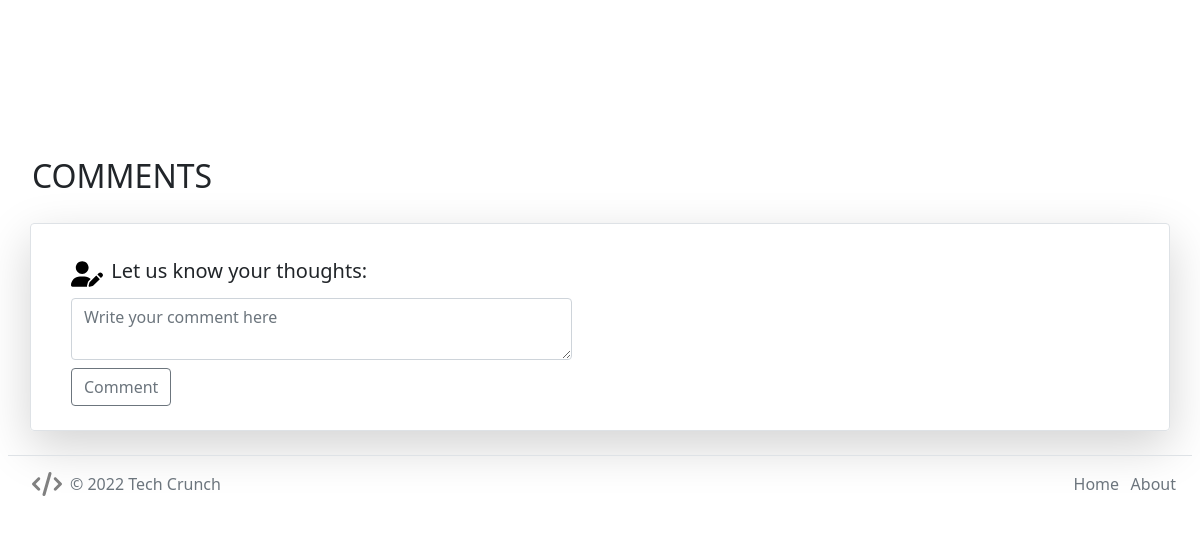
Before: /blogs/6 (lower part) with the older database file.
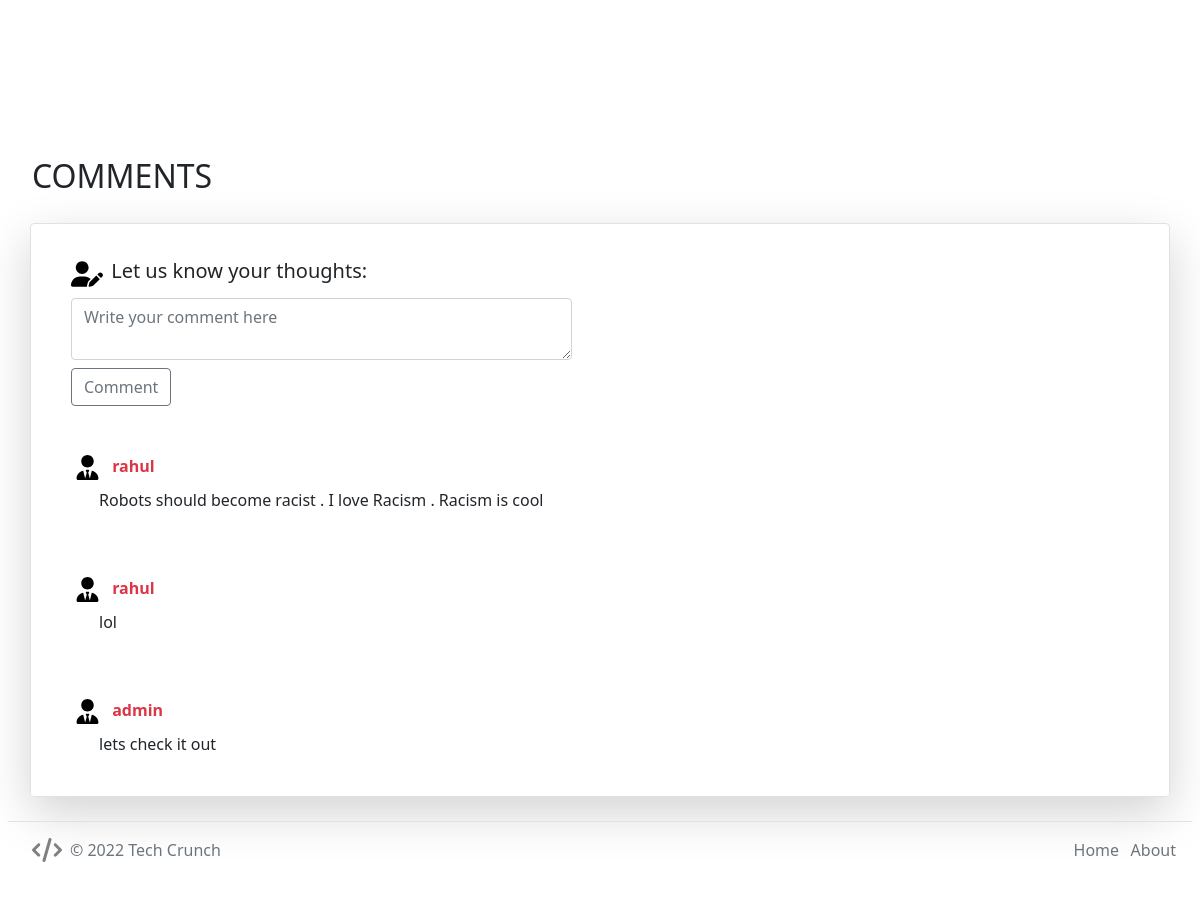
After: the same page with the newer database file.
### blogs/models.py (models this page shows, shortened)
class Comment(models.Model):
    sno = models.AutoField(primary_key=True)
    user = models.ForeignKey(User, on_delete=models.CASCADE)
    blog = models.ForeignKey(Blog, on_delete=models.CASCADE)
    data = models.TextField()

### blogs/views.py (the view, shortened to what this page needs)
# urls.py: path('blogs/<int:id>' , blog_detail_view , name = 'blogs'),
def blog_detail_view(request , id):
    blog = Blog.objects.get(id = id)
    comments = Comment.objects.filter(blog=blog)
    context = {
        "blog" : blog,
        "comments" : comments
    }
    return render(request , "blog_detail.html" , context = context)

### blogs/templates/blog_detail.html (shortened to what this page needs)
{% extends 'base.html' %} {% block content %}
<div class="content-container mb-5 pb-5">
  <div class="text-container mx-auto my-4">
    <div class="mx-4">
      <div class="mx-4 mb-4 pb-4">
      </div>
    </div>
  </div>
</div>
<h2 class="my-4 mx-3 px-3 pb-1 ">COMMENTS</h2>
<div class="container-md py-4 border rounded shadow-lg">
  <div class="container-fluid col-md-6 offset-md-0 mt-2">
    <form class="mt-2 px-3"
          method = "POST">
      <div class="row">
        <div class="col-md-12 text-start">
          <header class="ms-1 d-inline"
                  style="font-size: 20px">
            Let us know your thoughts:
          </header>
        </div>
      </div>
      <div class="row mt-2">
        <div class="col-md-12">
          <textarea name="comment"
                    class="form-control"
                    id="comment"
                    rows="2"
                    placeholder="Write your comment here"></textarea>
        </div>
      </div>
      <div class="row mt-2">
        <div class="col-md-4 text-start">
          <button name="comment-button"
                  type="submit"
                  class="btn btn-outline-secondary">
            Comment
          </button>
        </div>
      </div>
    </form>
    <div class="row flex-column">
      {% for comment in comments %}
        <div class="col-md-12 mt-4 pt-4 px-3 mx-3">
          <div class="text-start col-12">
            <h6 class="ms-2 d-inline text-danger"><b>{{comment.user}}</b></h6>
          </div>
          <div class="col-11 text-start text-break mt-2 ms-4">
            <p>
              {{comment.data}}
            </p>
          </div>
        </div>
      {% endfor %}
    </div>
  </div>
</div>
{% endblock %}

Changed rows visible on the page:
added Comment: user "rahul", data "Robots should become racist . I love Racism . Racism is cool"
added Comment: user "rahul", data "lol"
added Comment: user "admin", data "lets check it out"
